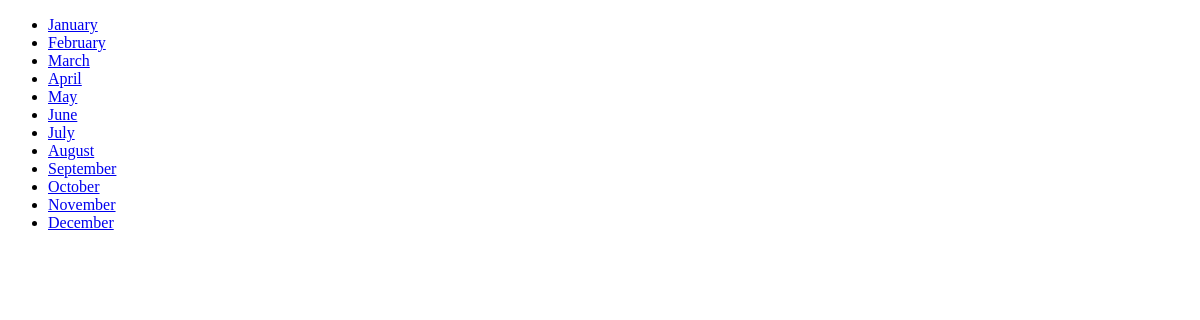
/challenges/, run on an earlier commit of the app's database.
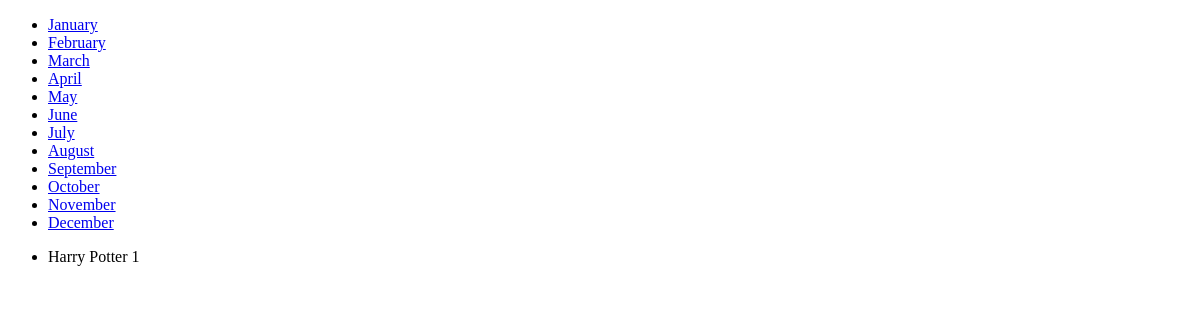
And on a later commit of the database.
### challenges/models.py (models this page shows, shortened)
class Book(models.Model):
    title = models.CharField(max_length=50)
    rating = models.IntegerField(validators=[MinValueValidator(1), MaxValueValidator(5)])
    author = models.ForeignKey(Author, on_delete=models.CASCADE, null=True, related_name="books")
    is_bestselling = models.BooleanField(default=False)
    slug = models.SlugField(default="", blank=True, null=False, db_index=True)

### challenges/views.py (the view)
# urls.py: path("", views.index),
def index(request):
    books = Book.objects.all()
    number_of_books = books.count()
    avg_rating = books.aggregate(Avg("rating"))
    months = list(monthly_challenges.keys())
    return render(request, "challenges/index.html", {
        "months": months,
        "books": books,
        "num_books": number_of_books,
        "avg_rating": avg_rating,
    })

### challenges/templates/challenges/index.html (shortened to what this page needs)
{% extends "base.html" %}
{% block content %}
<ul>
    {% for month  in months %}
        <li>
            <a href="{% url "month-challenge" month %}"> {{month | title}} </a>
        </li>
    {% endfor %}
</ul>
<ul>
    {% for book  in books %}
        <li>
            {{book.title}}
        </li>
    {% endfor %}
</ul>
{% endblock %}

### templates/base.html (shortened to what this page needs)
<!DOCTYPE html>
<html>
    <head>
        <link rel="stylesheet" href="">
    </head>
    <body>
        {% block content  %}{% endblock  %}
    </body>
</html>

What changed in the data, as far as the page shows it:
added Book: title "Harry Potter 1"
